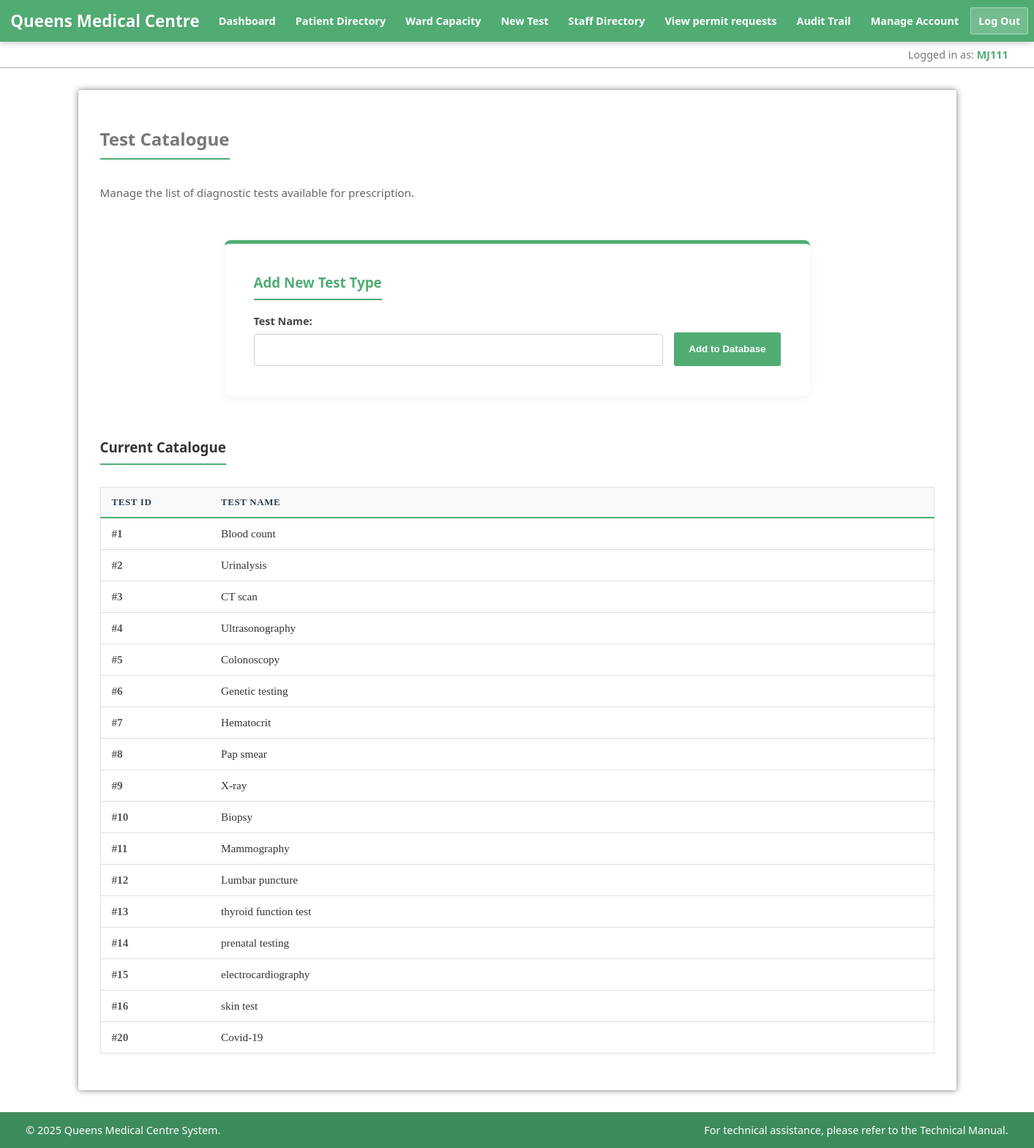
The app's page /html/cw/add_new_test_type.php (signed in) with its own data.
### tables this page shows
CREATE TABLE `doctor` (
  `staffno` varchar(100) NOT NULL,
  `firstname` varchar(100) NOT NULL,
  `lastname` varchar(100) DEFAULT NULL,
  `Specialisation` varchar(100) DEFAULT NULL,
  `qualification` varchar(100) DEFAULT NULL,
  `pay` int(11) NOT NULL,
  `gender` int(11) DEFAULT NULL,
  `consultantstatus` int(11) NOT NULL,
  `address` varchar(100) DEFAULT NULL,
  `username` varchar(50) DEFAULT NULL
);

CREATE TABLE `TEST` (
  `testid` int(11) NOT NULL,
  `testname` varchar(100) NOT NULL
);

### html/cw/data_access/doctorDAO.php (called while the page is built, shortened)
<?php
class DoctorDAO
{
    public static function getStaffNoByUsername($conn, $username)
    {
        $stmt = $conn->prepare("SELECT staffno FROM doctor WHERE username = ?");
        $stmt->bind_param("s", $username);
        $stmt->execute();
        $result = $stmt->get_result()->fetch_assoc();
        return $result['staffno'] ?? ($result['staffNo'] ?? false);
    }
}
?>

### html/cw/data_access/TestDAO.php (called while the page is built, shortened)
<?php
class TestDAO {
    public static function getAvailableTests($conn) {
        $stmt = $conn->prepare("SELECT testid, testname FROM test ORDER BY testid ASC");
        $stmt->execute();
        return $stmt->get_result();
    }
}
?>

### html/cw/data_access/formatDisplayValue.php (called while the page is built, shortened)
<?php
function safeDisplay($data, $placeholder = 'N/A') {
    return htmlspecialchars($data);
}
?>

### html/cw/add_new_test_type.php (the view, shortened to what this page needs)
<?php
require 'includes/db_connection.php';
require_once 'data_access/TestDAO.php';
require_once 'data_access/formatDisplayValue.php';
$tests = TestDAO::getAvailableTests($conn);
require 'includes/header.php';
?>
<div class="container">
    <div style="display: flex; justify-content: space-between; align-items: center; margin-bottom: 20px;">
        <div>
            <h2>Test Catalogue</h2>
            <p class="guide-text">Manage the list of diagnostic tests available for prescription.</p>
        </div>
    </div>
    <section class="task-form-area" style="margin-bottom: 40px;">
        <h3 style="margin-top: 0; color: #51AC74;">Add New Test Type</h3>
        <form method="POST" class="styled-form" style="display: flex; gap: 15px; align-items: flex-end;">
            <div class="form-group" style="flex-grow: 1; margin-bottom: 0;">
                <label for="test_name">Test Name:</label>
                <input type="text" id="test_name" name="test_name" required autocomplete="off">
            </div>
            <button type="submit" class="btn btn-primary" style="margin-bottom: 0; height: 46px;">
                Add to Database
            </button>
        </form>
    </section>
    <h3 style="color: #333; margin-bottom: 10px;">Current Catalogue</h3>
    <?php if ($tests && $tests->num_rows > 0): ?>
        <table class="styled-table">
            <thead>
                <tr>
                    <th style="width: 150px;">Test ID</th>
                    <th>Test Name</th>
                </tr>
            </thead>
            <tbody>
                <?php while ($row = $tests->fetch_assoc()): ?>
                    <tr>
                        <td><strong>#<?= safeDisplay($row['testid']) ?></strong></td>
                        <td><?= safeDisplay($row['testname']) ?></td>
                    </tr>
                <?php endwhile; ?>
            </tbody>
        </table>
    <?php else: ?>
        <div class="alert alert-warning" style="text-align: center;">
            No tests found in the database. Use the form above to add one.
        </div>
    <?php endif; ?>
</div>
<?php require 'includes/footer.php'; ?>

### html/cw/includes/header.php (shortened to what this page needs)
<?php
require_once 'data_access/DoctorDAO.php';
$is_admin = ($_SESSION['is_admin'] ?? 0) == 1;
$username = htmlspecialchars($_SESSION['username'] ?? 'Guest');
$staffno = DoctorDAO::getStaffNoByUsername($conn, $username)
?>
<!DOCTYPE html>
<html lang="eng">
<head>
    <link rel="stylesheet" href="../css/style.css">
</head>
<body>
<header>
    <div class="header-container">
        <h1>Queens Medical Centre</h1>
        <nav>
            <ul>
                <li><a href="home.php">Dashboard</a></li>
                <li><a href="patient_lookup.php">Patient Directory</a></li>
                <li><a href="ward_capacity.php">Ward Capacity</a></li>
                <li><a href="add_new_test_type.php">New Test</a></li>
                <?php if ($is_admin): ?>
                    <li><a href="doctor.php">Staff Directory</a></li>
                <?php endif; ?>
                <?php if ($is_admin): ?>
                    <li><a href="admin_parking.php">View permit requests</a></li>
                    <li class="admin-link"><a href="audit_trail.php">Audit Trail</a></li>
                <?php endif; ?>
                <li><a href="manage_account.php">Manage Account</a></li>
                <li><a href="includes/logout.php" class="btn btn-logout">Log Out</a></li>
            </ul>
        </nav>
    </div>
</header>
<div class="user-info-bar">
    <div class="info-container">
        <span>Logged in as: <strong><?= $staffno ?></strong></span>
    </div>
</div>

### html/css/style.css (style rules this page uses)
* { -webkit-transition: all 0.3s ease; transition: all 0.3s ease; box-sizing: border-box; }
body { margin: 0; padding: 0; font-family: "Segoe UI", "Roboto", "Helvetica Neue", Arial, sans-serif; color: #555; background: linear-gradient(rgba(255,255,255,0.8), rgba(255,255,255,0.8)), url('../qmc.jpg'); background-size: cover; background-position: center; background-repeat: no-repeat; background-attachment: fixed; min-height: 100vh; display: flex; flex-direction: column; }
header { background: #51AC74; color: white; padding: 10px 0; box-shadow: 0px 2px 8px rgba(0,0,0,0.2); position: relative; z-index: 1000; }
.header-container { width: 98%; max-width: 1400px; margin: 0 auto; display: flex; justify-content: space-between; align-items: center; flex-wrap: nowrap; gap: 15px; }
header h1 { margin: 0; font-size: 1.4rem; text-shadow: 1px 1px 2px rgba(0,0,0,0.1); white-space: nowrap; flex-shrink: 0; }
nav ul { list-style: none; padding: 0; margin: 0; display: flex; align-items: center; flex-wrap: nowrap; gap: 5px; }
nav li { margin: 0; }
nav a { text-decoration: none; color: white; font-weight: bold; padding: 8px 10px; border-radius: 3px; border: 1px solid transparent; white-space: nowrap; display: inline-block; font-size: 0.9rem; }
.btn-logout { background: rgba(255, 255, 255, 0.2); border: 1px solid rgba(255, 255, 255, 0.4); }
.user-info-bar { background: rgba(255, 255, 255, 0.9); border-bottom: 1px solid #afafaf; padding: 8px 0; font-size: 0.9rem; color: #777; }
.user-info-bar .info-container { width: 95%; max-width: 1400px; margin: 0 auto; text-align: right; }
.user-info-bar strong { color: #51AC74; }
.container { width: 95%; max-width: 1200px; margin: 30px auto; background: rgba(255, 255, 255, 1); padding: 30px; border-radius: 3px; box-shadow: 0px 0px 8px #777; }
h2, h3, h4 { color: #777; border-bottom: 2px solid #51AC74; padding-bottom: 10px; display: inline-block; }
.btn-primary { display: inline-block; background: #51AC74; color: white; padding: 10px 20px; margin-top: 10px; text-decoration: none; border-radius: 3px; font-weight: bold; border: 0; cursor: pointer; }
input[type="text"], input[type="password"], input[type="date"], select { color: #777; font-weight: bold; padding: 10px; border: 1px solid #afafaf; border-radius: 3px; outline: none; font-family: "Calisto MT", serif; }
.task-form-area { background: #ffffff; padding: 40px; border-radius: 8px; box-shadow: 0 4px 15px rgba(0,0,0,0.05); max-width: 800px; margin: 30px auto; border-top: 5px solid #51AC74; }
.guide-text { color: #666; margin-bottom: 25px; font-size: 0.95em; }
.form-group { margin-bottom: 20px; }
.form-group label { display: block; margin-bottom: 8px; font-weight: 600; color: #444; font-size: 0.9rem; }
.styled-form input[type="text"], .styled-form input[type="password"], .styled-form input[type="number"], .styled-form input[type="tel"], .styled-form input[type="date"], .styled-form select, .styled-form textarea { width: 100%; padding: 12px; border: 1px solid #ccc; border-radius: 4px; font-size: 1rem; color: #333; background-color: #fff; box-sizing: border-box; transition: border-color 0.3s ease, box-shadow 0.3s ease; font-family: "Calisto MT", serif; }
.styled-table { width: 100%; border-collapse: collapse; margin: 20px 0; font-size: 0.95em; font-family: "Calisto MT", serif; background-color: #ffffff; border: 1px solid #e0e0e0; }
.styled-table thead tr { background-color: #f8f9fa; color: #2c3e50; text-align: left; border-bottom: 2px solid #51AC74; }
.styled-table th { padding: 12px 15px; font-weight: 600; text-transform: uppercase; font-size: 0.85em; letter-spacing: 0.05em; }
.styled-table td { padding: 12px 15px; color: #333; border-bottom: 1px solid #e0e0e0; vertical-align: middle; }
.styled-table td:first-child { font-weight: bold; color: #555; }

### records on screen
doctor: staffno "MJ111"
test: testid "1", testname "Blood count"
test: testid "2", testname "Urinalysis"
test: testid "3", testname "CT scan"
test: testid "4", testname "Ultrasonography"
test: testid "5", testname "Colonoscopy"
test: testid "6", testname "Genetic testing"
test: testid "7", testname "Hematocrit"
test: testid "8", testname "Pap smear"
test: testid "9", testname "X-ray"
test: testid "10", testname "Biopsy"
test: testid "11", testname "Mammography"
test: testid "12", testname "Lumbar puncture"
test: testid "13", testname "thyroid function test"
test: testid "14", testname "prenatal testing"
test: testid "15", testname "electrocardiography"
test: testid "16", testname "skin test"
test: testid "20", testname "Covid-19"
